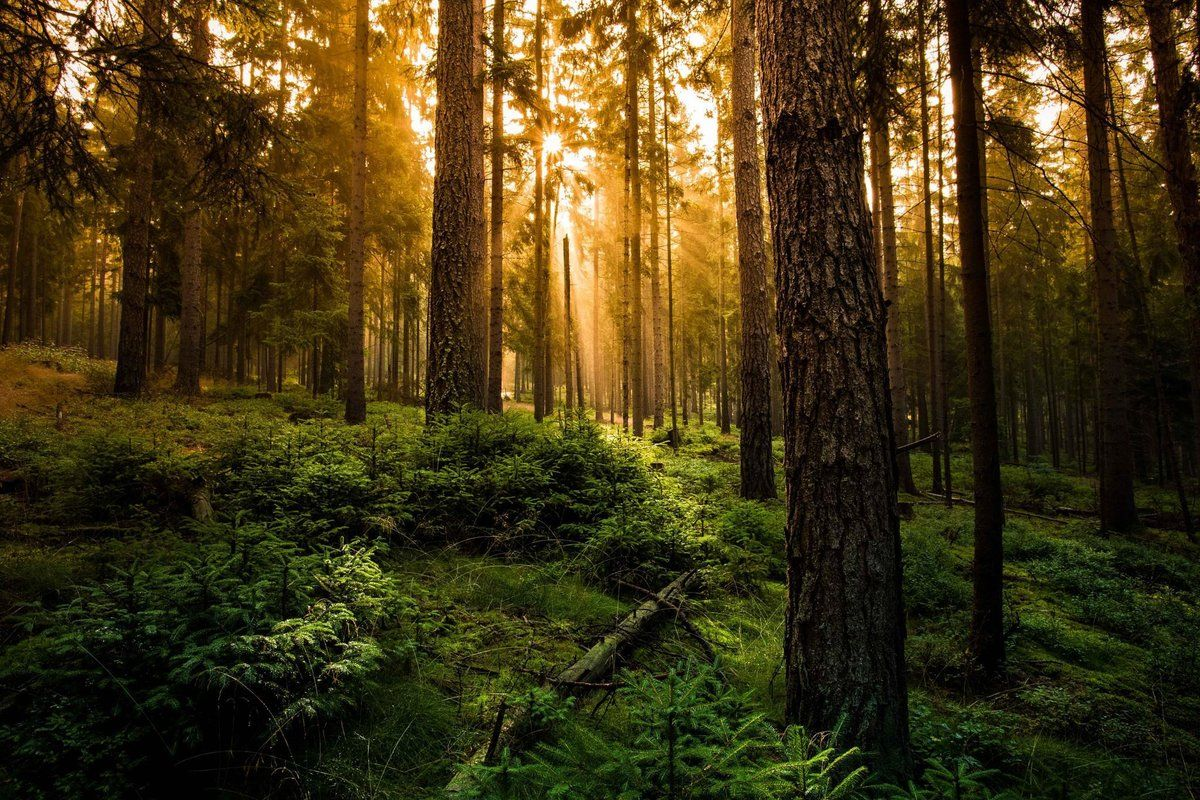
#> input picture algorithmBMYeYu/les.jpg, 1200 x 800 px, found by its file name
$ python main.py
#> lines starting #> are read from the running program, lines starting #| are printed output that depends on the picture
### LSB/translate.py
from PIL import Image
import numpy as np

#----------------------------------------------------------------------------------------
#текстовое преобразование

# Пример использования
#original_text = 'input_message.txt'  # Имя файла с исходным текстом
#output_filename = 'output.txt'  # Имя файла для сохранения результата

def read_text_from_file(filename):
    with open(filename, 'r', encoding='utf-8') as file:
        return file.read()

# [18 lines left out: functions text_to_bits, bits_to_text, load_text_from_file, not called in this run]

# Сохранение текста в файл
def save_text_to_file(filename, text):
    with open(filename, 'w', encoding='utf-8') as file:
        file.write(text)


#----------------------------------------------------------------------------------------
#преобразование изображения

# [17 lines left out: functions image_to_bits, bits_to_image, not called in this run]

# [14 lines of commented-out code are left out]

### algorithmBMYeYu/main.py
import cv2
import numpy as np
from bmeu import *
from translate import *
import math
import os


image = cv2.cvtColor(cv2.imread('./algorithmBMYeYu/les.jpg'), cv2.COLOR_BGR2GRAY)
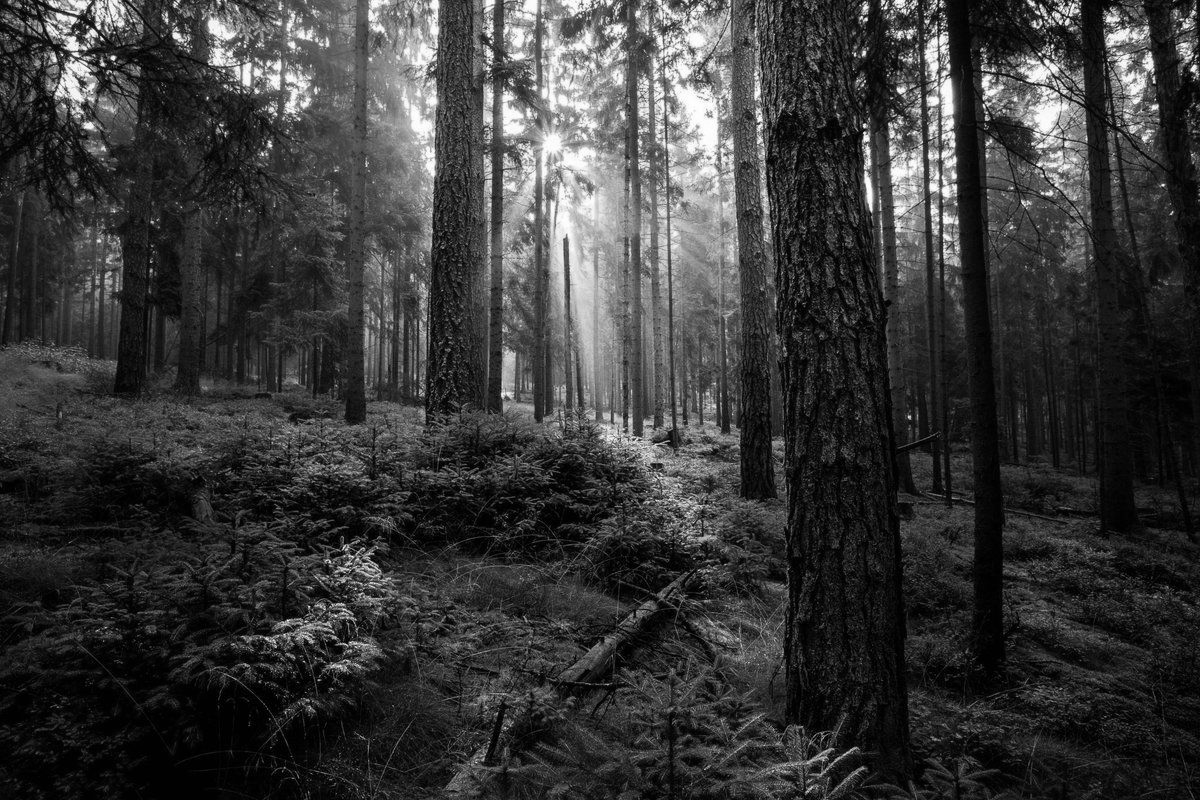
#> image: shape (800, 1200); min 0, max 255, mean 56.7
rows, height = image.shape
#> rows = 800; height = 1200

def bits_to_numbers(bits):
    return [int(bit) for bit in bits]

# [68 lines left out: functions calculate_mse, read_bits_from_file, limit_decoded_bits, calculate_psnr, calculate_correct_bits_percentage, not called in this run]

save_text_to_file('./algorithmBMYeYu/input_message_bit.txt',text_to_bits(read_text_from_file('./algorithmBMYeYu/input_message.txt')))
#> (the run stopped early here; a loop or call above may not have finished)

$ run again, with algorithmBMYeYu/container.jpg copied over algorithmBMYeYu/les.jpg
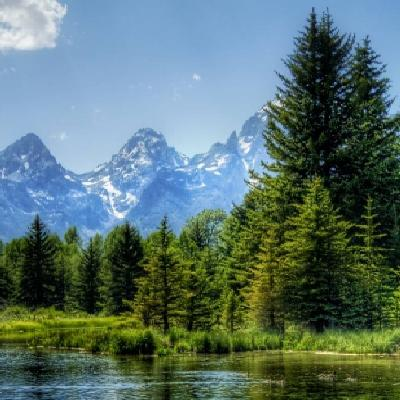
#> input picture algorithmBMYeYu/container.jpg, 400 x 400 px, found by its file name
#> `image = cv2.cvtColor(cv2.imread('./algorithmBMYeYu/les.jpg'), cv2.COLO..`:
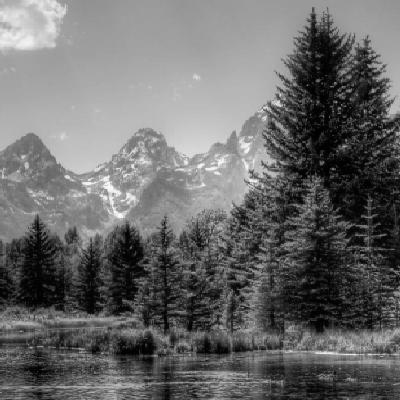
#> image: shape (400, 400); min 0, max 254, mean 105.8

$ run again, with algorithmBMYeYu/cat.png saved as algorithmBMYeYu/les.jpg
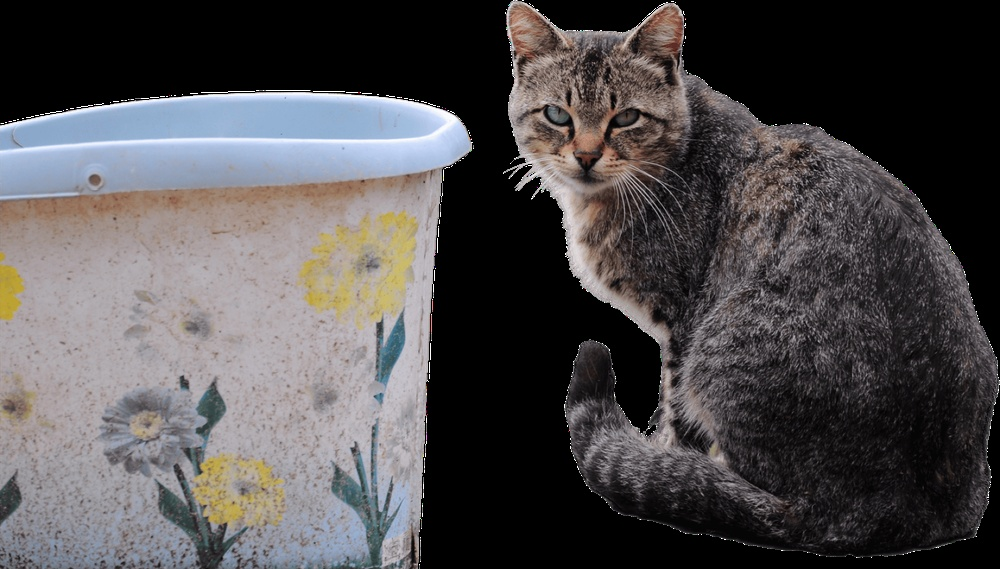
#> input picture algorithmBMYeYu/cat.png, 1000 x 569 px, shrunk from 1919 x 1091 before the run, found by its file name
#> `image = cv2.cvtColor(cv2.imread('./algorithmBMYeYu/les.jpg'), cv2.COLO..`:
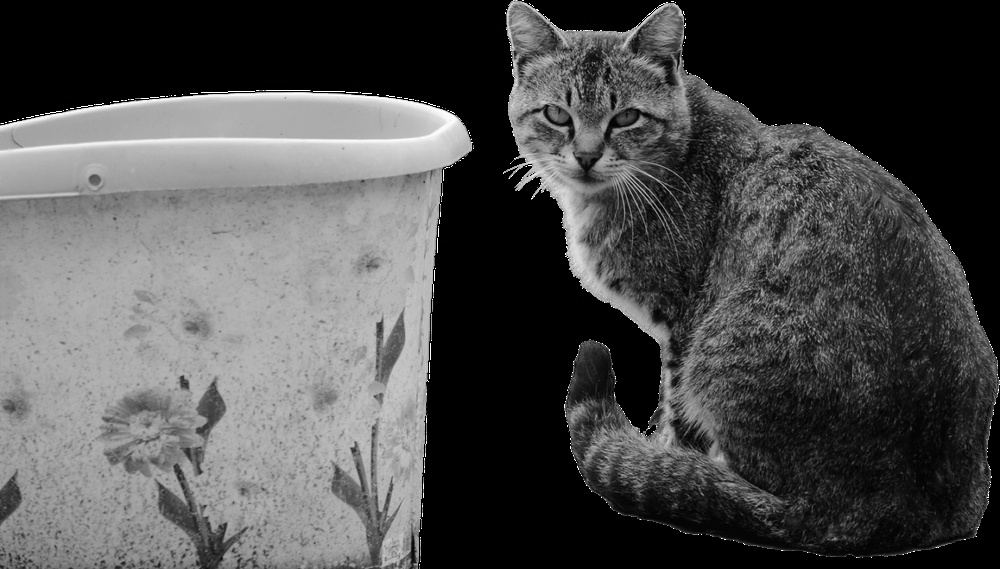
#> image: shape (569, 1000); min 0, max 255, mean 77.5
